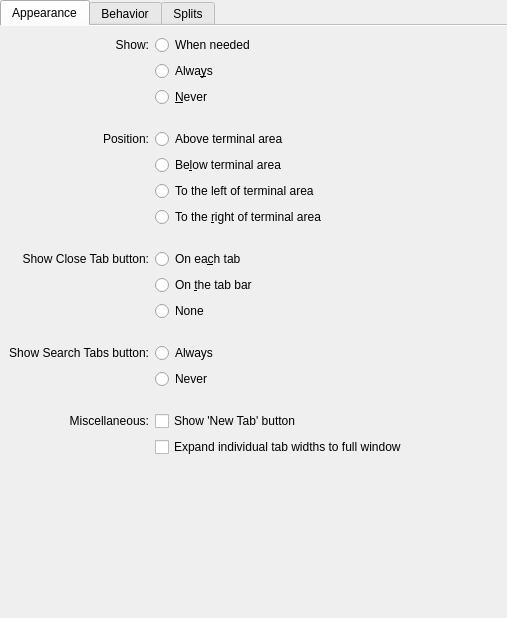
<?xml version="1.0" encoding="UTF-8"?>
<ui version="4.0">
 <class>TabBarSettings</class>
 <widget class="QWidget" name="TabBarSettings">
  <property name="geometry">
   <rect>
    <x>0</x>
    <y>0</y>
    <width>507</width>
    <height>618</height>
   </rect>
  </property>
  <layout class="QVBoxLayout" name="verticalLayout">
   <property name="spacing">
    <number>0</number>
   </property>
   <property name="leftMargin">
    <number>0</number>
   </property>
   <property name="topMargin">
    <number>0</number>
   </property>
   <property name="rightMargin">
    <number>0</number>
   </property>
   <property name="bottomMargin">
    <number>0</number>
   </property>
   <item>
    <widget class="QTabWidget" name="tabs">
     <property name="currentIndex">
      <number>0</number>
     </property>
     <property name="documentMode">
      <bool>true</bool>
     </property>
     <widget class="QWidget" name="appearanceTab">
      <attribute name="title">
       <string comment="@title:tab Tab bar settings">Appearance</string>
      </attribute>
      <layout class="QVBoxLayout" name="verticalLayout_2">
       <property name="spacing">
        <number>0</number>
       </property>
       <item>
        <layout class="QGridLayout" name="appearanceTabLayout" columnstretch="0,0,1">
         <property name="spacing">
          <number>6</number>
         </property>
         <item row="0" column="0">
          <widget class="QLabel" name="showTabBarLabel">
           <property name="text">
            <string>Show:</string>
           </property>
           <property name="alignment">
            <set>Qt::AlignmentFlag::AlignRight|Qt::AlignmentFlag::AlignTrailing|Qt::AlignmentFlag::AlignVCenter</set>
           </property>
          </widget>
         </item>
         <item row="0" column="1" colspan="2">
          <widget class="QRadioButton" name="ShowTabBarWhenNeeded">
           <property name="text">
            <string>When needed</string>
           </property>
           <attribute name="buttonGroup">
            <string notr="true">kcfg_TabBarVisibility</string>
           </attribute>
          </widget>
         </item>
         <item row="1" column="1" colspan="2">
          <widget class="QRadioButton" name="AlwaysShowTabBar">
           <property name="text">
            <string>Alwa&amp;ys</string>
           </property>
           <attribute name="buttonGroup">
            <string notr="true">kcfg_TabBarVisibility</string>
           </attribute>
          </widget>
         </item>
         <item row="2" column="1" colspan="2">
          <widget class="QRadioButton" name="AlwaysHideTabBar">
           <property name="text">
            <string>&amp;Never</string>
           </property>
           <attribute name="buttonGroup">
            <string notr="true">kcfg_TabBarVisibility</string>
           </attribute>
          </widget>
         </item>
         <item row="3" column="1" colspan="2">
          <spacer>
           <property name="orientation">
            <enum>Qt::Orientation::Vertical</enum>
           </property>
           <property name="sizeType">
            <enum>QSizePolicy::Policy::Fixed</enum>
           </property>
           <property name="sizeHint" stdset="0">
            <size>
             <width>20</width>
             <height>16</height>
            </size>
           </property>
          </spacer>
         </item>
         <item row="4" column="0">
          <widget class="QLabel" name="positionLabel">
           <property name="text">
            <string>Position:</string>
           </property>
           <property name="alignment">
            <set>Qt::AlignmentFlag::AlignRight|Qt::AlignmentFlag::AlignTrailing|Qt::AlignmentFlag::AlignVCenter</set>
           </property>
          </widget>
         </item>
         <item row="4" column="1" colspan="2">
          <widget class="QRadioButton" name="Top">
           <property name="text">
            <string>Above terminal area</string>
           </property>
           <attribute name="buttonGroup">
            <string notr="true">kcfg_TabBarPosition</string>
           </attribute>
          </widget>
         </item>
         <item row="5" column="1" colspan="2">
          <widget class="QRadioButton" name="Bottom">
           <property name="text">
            <string>Be&amp;low terminal area</string>
           </property>
           <attribute name="buttonGroup">
            <string notr="true">kcfg_TabBarPosition</string>
           </attribute>
          </widget>
         </item>
         <item row="6" column="1" colspan="2">
          <widget class="QRadioButton" name="Left">
           <property name="text">
            <string>To the left of terminal area</string>
           </property>
           <attribute name="buttonGroup">
            <string notr="true">kcfg_TabBarPosition</string>
           </attribute>
          </widget>
         </item>
         <item row="7" column="1" colspan="2">
          <widget class="QRadioButton" name="Right">
           <property name="text">
            <string>To the &amp;right of terminal area</string>
           </property>
           <attribute name="buttonGroup">
            <string notr="true">kcfg_TabBarPosition</string>
           </attribute>
          </widget>
         </item>
         <item row="8" column="1" colspan="2">
          <spacer>
           <property name="orientation">
            <enum>Qt::Orientation::Vertical</enum>
           </property>
           <property name="sizeType">
            <enum>QSizePolicy::Policy::Fixed</enum>
           </property>
           <property name="sizeHint" stdset="0">
            <size>
             <width>20</width>
             <height>16</height>
            </size>
           </property>
          </spacer>
         </item>
         <item row="9" column="0" alignment="Qt::AlignmentFlag::AlignRight">
          <widget class="QLabel" name="showCloseTabButtonLabel">
           <property name="text">
            <string>Show Close Tab button:</string>
           </property>
           <property name="alignment">
            <set>Qt::AlignmentFlag::AlignRight|Qt::AlignmentFlag::AlignTrailing|Qt::AlignmentFlag::AlignVCenter</set>
           </property>
          </widget>
         </item>
         <item row="9" column="1" colspan="2">
          <widget class="QRadioButton" name="OnEachTab">
           <property name="text">
            <string>On ea&amp;ch tab</string>
           </property>
           <attribute name="buttonGroup">
            <string notr="true">kcfg_CloseTabButton</string>
           </attribute>
          </widget>
         </item>
         <item row="10" column="1" colspan="2">
          <widget class="QRadioButton" name="OnTabBar">
           <property name="text">
            <string>On &amp;the tab bar</string>
           </property>
           <attribute name="buttonGroup">
            <string notr="true">kcfg_CloseTabButton</string>
           </attribute>
          </widget>
         </item>
         <item row="11" column="1" colspan="2">
          <widget class="QRadioButton" name="None">
           <property name="text">
            <string comment="Do not show a close button">None</string>
           </property>
           <attribute name="buttonGroup">
            <string notr="true">kcfg_CloseTabButton</string>
           </attribute>
          </widget>
         </item>
         <item row="12" column="1" colspan="2">
          <spacer>
           <property name="orientation">
            <enum>Qt::Orientation::Vertical</enum>
           </property>
           <property name="sizeType">
            <enum>QSizePolicy::Policy::Fixed</enum>
           </property>
           <property name="sizeHint" stdset="0">
            <size>
             <width>20</width>
             <height>16</height>
            </size>
           </property>
          </spacer>
         </item>
         <item row="13" column="0">
          <widget class="QLabel" name="showSearchTabsButtonLabel">
           <property name="text">
            <string>Show Search Tabs button:</string>
           </property>
           <property name="alignment">
            <set>Qt::AlignmentFlag::AlignRight|Qt::AlignmentFlag::AlignTrailing|Qt::AlignmentFlag::AlignVCenter</set>
           </property>
          </widget>
         </item>
         <item row="13" column="1" colspan="2">
          <widget class="QRadioButton" name="ShowSearchTabsButton">
           <property name="text">
            <string>Always</string>
           </property>
           <attribute name="buttonGroup">
            <string notr="true">kcfg_SearchTabsButton</string>
           </attribute>
          </widget>
         </item>
         <item row="14" column="1" colspan="2">
          <widget class="QRadioButton" name="HideSearchTabsButton">
           <property name="text">
            <string>Never</string>
           </property>
           <attribute name="buttonGroup">
            <string notr="true">kcfg_SearchTabsButton</string>
           </attribute>
          </widget>
         </item>
         <item row="15" column="1" colspan="2">
          <spacer>
           <property name="orientation">
            <enum>Qt::Orientation::Vertical</enum>
           </property>
           <property name="sizeType">
            <enum>QSizePolicy::Policy::Fixed</enum>
           </property>
           <property name="sizeHint" stdset="0">
            <size>
             <width>20</width>
             <height>16</height>
            </size>
           </property>
          </spacer>
         </item>
         <item row="16" column="0">
          <widget class="QLabel" name="miscellaneousAppearanceLabel">
           <property name="text">
            <string comment="@item:intext Miscellaneous Options">Miscellaneous:</string>
           </property>
           <property name="alignment">
            <set>Qt::AlignmentFlag::AlignRight|Qt::AlignmentFlag::AlignTrailing|Qt::AlignmentFlag::AlignVCenter</set>
           </property>
          </widget>
         </item>
         <item row="16" column="1" colspan="2">
          <widget class="QCheckBox" name="kcfg_NewTabButton">
           <property name="text">
            <string>Show 'New Tab' button</string>
           </property>
          </widget>
         </item>
         <item row="17" column="1" colspan="2">
          <widget class="QCheckBox" name="kcfg_ExpandTabWidth">
           <property name="text">
            <string>Expand individual tab widths to full window</string>
           </property>
          </widget>
         </item>
        </layout>
       </item>
       <item>
        <spacer>
         <property name="orientation">
          <enum>Qt::Orientation::Vertical</enum>
         </property>
         <property name="sizeHint" stdset="0">
          <size>
           <width>0</width>
           <height>0</height>
          </size>
         </property>
        </spacer>
       </item>
      </layout>
     </widget>
     <widget class="QWidget" name="behaviorTab">
      <attribute name="title">
       <string comment="@title:tab Tab bar settings">Behavior</string>
      </attribute>
      <layout class="QVBoxLayout" name="verticalLayout_3">
       <property name="spacing">
        <number>0</number>
       </property>
       <item>
        <layout class="QGridLayout" name="behaviorTabLayout" columnstretch="0,0,1">
         <property name="spacing">
          <number>6</number>
         </property>
         <item row="0" column="0">
          <widget class="QLabel" name="putNewTabsLabel">
           <property name="text">
            <string>Put new tabs:</string>
           </property>
           <property name="alignment">
            <set>Qt::AlignmentFlag::AlignRight|Qt::AlignmentFlag::AlignTrailing|Qt::AlignmentFlag::AlignVCenter</set>
           </property>
          </widget>
         </item>
         <item row="0" column="1" colspan="2">
          <widget class="QRadioButton" name="PutNewTabAtTheEnd">
           <property name="text">
            <string>At &amp;the end</string>
           </property>
           <attribute name="buttonGroup">
            <string notr="true">kcfg_NewTabBehavior</string>
           </attribute>
          </widget>
         </item>
         <item row="1" column="1" colspan="2">
          <widget class="QRadioButton" name="PutNewTabAfterCurrentTab">
           <property name="text">
            <string>After current &amp;tab</string>
           </property>
           <attribute name="buttonGroup">
            <string notr="true">kcfg_NewTabBehavior</string>
           </attribute>
          </widget>
         </item>
         <item row="2" column="1" colspan="2">
          <spacer>
           <property name="orientation">
            <enum>Qt::Orientation::Vertical</enum>
           </property>
           <property name="sizeType">
            <enum>QSizePolicy::Policy::Fixed</enum>
           </property>
           <property name="sizeHint" stdset="0">
            <size>
             <width>20</width>
             <height>16</height>
            </size>
           </property>
          </spacer>
         </item>
         <item row="3" column="0">
          <widget class="QLabel" name="miscellaneousBehaviorLabel">
           <property name="text">
            <string comment="@item:intext Miscellaneous Options">Miscellaneous:</string>
           </property>
           <property name="alignment">
            <set>Qt::AlignmentFlag::AlignRight|Qt::AlignmentFlag::AlignTrailing|Qt::AlignmentFlag::AlignVCenter</set>
           </property>
          </widget>
         </item>
         <item row="3" column="1" colspan="2">
          <widget class="QCheckBox" name="kcfg_CloseTabOnMiddleMouseButton">
           <property name="text">
            <string>Close tab on middle-click</string>
           </property>
          </widget>
         </item>
        </layout>
       </item>
       <item>
        <spacer>
         <property name="orientation">
          <enum>Qt::Orientation::Vertical</enum>
         </property>
         <property name="sizeHint" stdset="0">
          <size>
           <width>0</width>
           <height>0</height>
          </size>
         </property>
        </spacer>
       </item>
      </layout>
     </widget>
     <widget class="QWidget" name="splitTab">
      <attribute name="title">
       <string>Splits</string>
      </attribute>
      <layout class="QFormLayout" name="formLayout">
       <item row="0" column="0">
        <widget class="QLabel" name="label">
         <property name="text">
          <string>Show Header:</string>
         </property>
        </widget>
       </item>
       <item row="0" column="1">
        <widget class="QRadioButton" name="ShowSplitHeaderWhenNeeded">
         <property name="text">
          <string comment="@option:radio When needed show the split header">When needed</string>
         </property>
         <attribute name="buttonGroup">
          <string notr="true">kcfg_SplitViewVisibility</string>
         </attribute>
        </widget>
       </item>
       <item row="2" column="1">
        <widget class="QRadioButton" name="AlwaysHideSplitHeader">
         <property name="text">
          <string comment="@option:radio Never show the split header">Never</string>
         </property>
         <attribute name="buttonGroup">
          <string notr="true">kcfg_SplitViewVisibility</string>
         </attribute>
        </widget>
       </item>
       <item row="3" column="1">
        <spacer name="verticalSpacer_2">
         <property name="orientation">
          <enum>Qt::Orientation::Vertical</enum>
         </property>
         <property name="sizeType">
          <enum>QSizePolicy::Policy::Fixed</enum>
         </property>
         <property name="sizeHint" stdset="0">
          <size>
           <width>20</width>
           <height>16</height>
          </size>
         </property>
        </spacer>
       </item>
       <item row="4" column="0">
        <widget class="QLabel" name="label_2">
         <property name="text">
          <string>Drag Handle Size:</string>
         </property>
         <property name="margin">
          <number>0</number>
         </property>
        </widget>
       </item>
       <item row="4" column="1">
        <widget class="QRadioButton" name="SplitDragHandleSmall">
         <property name="text">
          <string comment="@option:radio Small height/width of splitter widget">Small</string>
         </property>
         <attribute name="buttonGroup">
          <string notr="true">kcfg_SplitDragHandleSize</string>
         </attribute>
        </widget>
       </item>
       <item row="5" column="1">
        <widget class="QRadioButton" name="SplitDragHandleMedium">
         <property name="text">
          <string comment="@option:radio Medium height/width of splitter widget">Medium</string>
         </property>
         <attribute name="buttonGroup">
          <string notr="true">kcfg_SplitDragHandleSize</string>
         </attribute>
        </widget>
       </item>
       <item row="6" column="1">
        <widget class="QRadioButton" name="SplitDragHandleLarge">
         <property name="text">
          <string comment="@option:radio Large height/width of splitter widget">Large</string>
         </property>
         <attribute name="buttonGroup">
          <string notr="true">kcfg_SplitDragHandleSize</string>
         </attribute>
        </widget>
       </item>
       <item row="7" column="1">
        <spacer name="verticalSpacer">
         <property name="orientation">
          <enum>Qt::Orientation::Vertical</enum>
         </property>
         <property name="sizeHint" stdset="0">
          <size>
           <width>20</width>
           <height>40</height>
          </size>
         </property>
        </spacer>
       </item>
       <item row="1" column="1">
        <widget class="QRadioButton" name="AlwaysShowSplitHeader">
         <property name="text">
          <string comment="@option:radio Always show the split header">Always</string>
         </property>
         <attribute name="buttonGroup">
          <string notr="true">kcfg_SplitViewVisibility</string>
         </attribute>
        </widget>
       </item>
      </layout>
     </widget>
    </widget>
   </item>
  </layout>
 </widget>
 <tabstops>
  <tabstop>tabs</tabstop>
  <tabstop>ShowTabBarWhenNeeded</tabstop>
  <tabstop>AlwaysShowTabBar</tabstop>
  <tabstop>AlwaysHideTabBar</tabstop>
  <tabstop>Top</tabstop>
  <tabstop>Bottom</tabstop>
  <tabstop>Left</tabstop>
  <tabstop>Right</tabstop>
  <tabstop>OnEachTab</tabstop>
  <tabstop>OnTabBar</tabstop>
  <tabstop>None</tabstop>
  <tabstop>ShowSearchTabsButton</tabstop>
  <tabstop>HideSearchTabsButton</tabstop>
  <tabstop>kcfg_NewTabButton</tabstop>
  <tabstop>kcfg_ExpandTabWidth</tabstop>
  <tabstop>kcfg_CloseTabOnMiddleMouseButton</tabstop>
  <tabstop>PutNewTabAtTheEnd</tabstop>
  <tabstop>PutNewTabAfterCurrentTab</tabstop>
  <tabstop>ShowSplitHeaderWhenNeeded</tabstop>
  <tabstop>AlwaysHideSplitHeader</tabstop>
  <tabstop>SplitDragHandleSmall</tabstop>
  <tabstop>SplitDragHandleMedium</tabstop>
  <tabstop>SplitDragHandleLarge</tabstop>
  <tabstop>AlwaysShowSplitHeader</tabstop>
 </tabstops>
 <resources/>
 <connections>
  <connection>
   <sender>AlwaysHideTabBar</sender>
   <signal>toggled(bool)</signal>
   <receiver>Bottom</receiver>
   <slot>setDisabled(bool)</slot>
   <hints>
    <hint type="sourcelabel">
     <x>20</x>
     <y>20</y>
    </hint>
    <hint type="destinationlabel">
     <x>20</x>
     <y>20</y>
    </hint>
   </hints>
  </connection>
  <connection>
   <sender>AlwaysHideTabBar</sender>
   <signal>toggled(bool)</signal>
   <receiver>miscellaneousAppearanceLabel</receiver>
   <slot>setDisabled(bool)</slot>
   <hints>
    <hint type="sourcelabel">
     <x>20</x>
     <y>20</y>
    </hint>
    <hint type="destinationlabel">
     <x>20</x>
     <y>20</y>
    </hint>
   </hints>
  </connection>
  <connection>
   <sender>AlwaysHideTabBar</sender>
   <signal>toggled(bool)</signal>
   <receiver>kcfg_ExpandTabWidth</receiver>
   <slot>setDisabled(bool)</slot>
   <hints>
    <hint type="sourcelabel">
     <x>20</x>
     <y>20</y>
    </hint>
    <hint type="destinationlabel">
     <x>20</x>
     <y>20</y>
    </hint>
   </hints>
  </connection>
  <connection>
   <sender>AlwaysHideTabBar</sender>
   <signal>toggled(bool)</signal>
   <receiver>OnEachTab</receiver>
   <slot>setDisabled(bool)</slot>
   <hints>
    <hint type="sourcelabel">
     <x>20</x>
     <y>20</y>
    </hint>
    <hint type="destinationlabel">
     <x>20</x>
     <y>20</y>
    </hint>
   </hints>
  </connection>
  <connection>
   <sender>AlwaysHideTabBar</sender>
   <signal>toggled(bool)</signal>
   <receiver>positionLabel</receiver>
   <slot>setDisabled(bool)</slot>
   <hints>
    <hint type="sourcelabel">
     <x>20</x>
     <y>20</y>
    </hint>
    <hint type="destinationlabel">
     <x>20</x>
     <y>20</y>
    </hint>
   </hints>
  </connection>
  <connection>
   <sender>AlwaysHideTabBar</sender>
   <signal>toggled(bool)</signal>
   <receiver>Top</receiver>
   <slot>setDisabled(bool)</slot>
   <hints>
    <hint type="sourcelabel">
     <x>20</x>
     <y>20</y>
    </hint>
    <hint type="destinationlabel">
     <x>20</x>
     <y>20</y>
    </hint>
   </hints>
  </connection>
  <connection>
   <sender>AlwaysHideTabBar</sender>
   <signal>toggled(bool)</signal>
   <receiver>Left</receiver>
   <slot>setDisabled(bool)</slot>
   <hints>
    <hint type="sourcelabel">
     <x>20</x>
     <y>20</y>
    </hint>
    <hint type="destinationlabel">
     <x>20</x>
     <y>20</y>
    </hint>
   </hints>
  </connection>
  <connection>
   <sender>AlwaysHideTabBar</sender>
   <signal>toggled(bool)</signal>
   <receiver>Right</receiver>
   <slot>setDisabled(bool)</slot>
   <hints>
    <hint type="sourcelabel">
     <x>20</x>
     <y>20</y>
    </hint>
    <hint type="destinationlabel">
     <x>20</x>
     <y>20</y>
    </hint>
   </hints>
  </connection>
  <connection>
   <sender>AlwaysHideTabBar</sender>
   <signal>toggled(bool)</signal>
   <receiver>showCloseTabButtonLabel</receiver>
   <slot>setDisabled(bool)</slot>
   <hints>
    <hint type="sourcelabel">
     <x>20</x>
     <y>20</y>
    </hint>
    <hint type="destinationlabel">
     <x>20</x>
     <y>20</y>
    </hint>
   </hints>
  </connection>
  <connection>
   <sender>AlwaysHideTabBar</sender>
   <signal>toggled(bool)</signal>
   <receiver>OnTabBar</receiver>
   <slot>setDisabled(bool)</slot>
   <hints>
    <hint type="sourcelabel">
     <x>20</x>
     <y>20</y>
    </hint>
    <hint type="destinationlabel">
     <x>20</x>
     <y>20</y>
    </hint>
   </hints>
  </connection>
  <connection>
   <sender>AlwaysHideTabBar</sender>
   <signal>toggled(bool)</signal>
   <receiver>None</receiver>
   <slot>setDisabled(bool)</slot>
   <hints>
    <hint type="sourcelabel">
     <x>20</x>
     <y>20</y>
    </hint>
    <hint type="destinationlabel">
     <x>20</x>
     <y>20</y>
    </hint>
   </hints>
  </connection>
  <connection>
   <sender>AlwaysHideTabBar</sender>
   <signal>toggled(bool)</signal>
   <receiver>kcfg_CloseTabOnMiddleMouseButton</receiver>
   <slot>setDisabled(bool)</slot>
   <hints>
    <hint type="sourcelabel">
     <x>20</x>
     <y>20</y>
    </hint>
    <hint type="destinationlabel">
     <x>20</x>
     <y>20</y>
    </hint>
   </hints>
  </connection>
  <connection>
   <sender>AlwaysHideTabBar</sender>
   <signal>toggled(bool)</signal>
   <receiver>miscellaneousBehaviorLabel</receiver>
   <slot>setDisabled(bool)</slot>
   <hints>
    <hint type="sourcelabel">
     <x>20</x>
     <y>20</y>
    </hint>
    <hint type="destinationlabel">
     <x>20</x>
     <y>20</y>
    </hint>
   </hints>
  </connection>
  <connection>
   <sender>AlwaysHideTabBar</sender>
   <signal>toggled(bool)</signal>
   <receiver>showSearchTabsButtonLabel</receiver>
   <slot>setDisabled(bool)</slot>
   <hints>
    <hint type="sourcelabel">
     <x>20</x>
     <y>20</y>
    </hint>
    <hint type="destinationlabel">
     <x>89</x>
     <y>429</y>
    </hint>
   </hints>
  </connection>
  <connection>
   <sender>AlwaysHideTabBar</sender>
   <signal>toggled(bool)</signal>
   <receiver>ShowSearchTabsButton</receiver>
   <slot>setDisabled(bool)</slot>
   <hints>
    <hint type="sourcelabel">
     <x>20</x>
     <y>20</y>
    </hint>
    <hint type="destinationlabel">
     <x>20</x>
     <y>20</y>
    </hint>
   </hints>
  </connection>
  <connection>
   <sender>AlwaysHideTabBar</sender>
   <signal>toggled(bool)</signal>
   <receiver>HideSearchTabsButton</receiver>
   <slot>setDisabled(bool)</slot>
   <hints>
    <hint type="sourcelabel">
     <x>20</x>
     <y>20</y>
    </hint>
    <hint type="destinationlabel">
     <x>20</x>
     <y>20</y>
    </hint>
   </hints>
  </connection>
 </connections>
 <buttongroups>
  <buttongroup name="kcfg_SplitViewVisibility"/>
  <buttongroup name="kcfg_SearchTabsButton"/>
  <buttongroup name="kcfg_CloseTabButton"/>
  <buttongroup name="kcfg_NewTabBehavior"/>
  <buttongroup name="kcfg_SplitDragHandleSize"/>
  <buttongroup name="kcfg_TabBarVisibility"/>
  <buttongroup name="kcfg_TabBarPosition"/>
 </buttongroups>
</ui>
